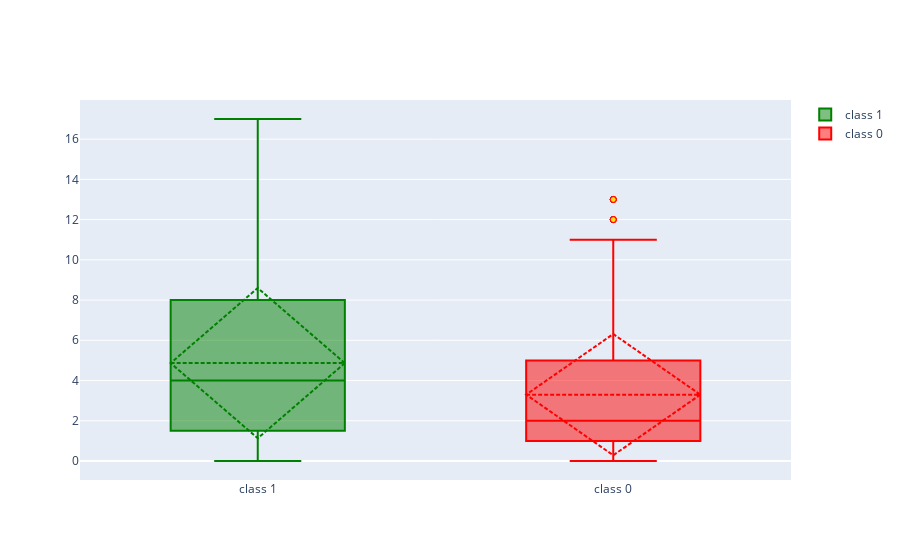

Notebook cell for this chart:
### Code cell
# @complete the body of the function single analysis where @edit markers are displayed, please refer to @post

"""
@pre:
df => pandas dataframe you work on (e.g. df <- diabetes by default but you must change that above :) )
common_num_feature => feature (str) from df for which a box plot, summary statistics and a Welch T test must be applied
discriminative => feature (str) from df that will determine the classes (e.g. 'Outcome' for diabetes but RainTomorrow for data_sharp)
values_disc => list of possible values (classes) of the feature discriminative 

@post: 
does not return anything but produces the desired content for Question 2.3) 
"""

def single_analysis(df,common_num_feature,discriminative,values_disc):
    
    sample = df[common_num_feature].values    
    samples1,samples2 = df[df[discriminative]==values_disc[0]][common_num_feature],df[df[discriminative]==values_disc[1]][common_num_feature]
    
    print(' ')
    print(' => Descriptive Statistics (whole feature + by class)')
    print(' ----------------------------------------------------')
    print(' ')
    print('overall stats. from data')
    
    # @edit here implement the search for descriptive statistics using stats.describe()
    
    print(' ')
    
    for value in values_disc:
        print('overall stats. from data for '+str(value)+' instances')
        # @edit here implement the search for descriptive statistics but only for 
        # records within the class value 
        print( '')

    box_plot_traces = colored_Box(
        data = df,
        classes = values_disc,
        feature = common_num_feature,
        color_scale = ['green','red','blue','black','yellow','orange','purple','magenta'][:len(values_disc)],
        class_column = discriminative

    )
    
    fig = dict(data = box_plot_traces)
    iplot(fig) 
    
    welch_p_value = 1e-1 # @edit here implement a Welch T test with samples1, samples2 and get the p-value 
    
    print(' ')
    print('STATEMENT => @edit with a conclusion <= wrong with (estimated) probability : p = '+"{:.2e}".format(welch_p_value))

def multiple_analysis(df,list_common_num_features,discriminative,values_disc):
    for common_num_feature in list_common_num_features:
        single_analysis(df,common_num_feature,discriminative,values_disc);

def interactive_analysis(list_common_num_features):
    multiple_analysis(df,list_common_num_features,discriminative,values_disc);
        
interact(interactive_analysis,list_common_num_features=myFeatures);

### Figure 1 — Plotly figure (JSON) as saved in the notebook; plotly's stock layout.template omitted (floating-point values rounded to 4 significant figures; data arrays with more than 128 entries replaced by an {"elided": "..."} marker saying what was removed)
{"data": [{"boxmean": "sd", "boxpoints": "suspectedoutliers", "marker": {"color": "green", "outliercolor": "rgba(255, 221, 23, 0.6)"}, "name": "class 1", "type": "box", "y": {"elided": "268 int values"}}, {"boxmean": "sd", "boxpoints": "suspectedoutliers", "marker": {"color": "red", "outliercolor": "rgba(255, 221, 23, 0.6)"}, "name": "class 0", "type": "box", "y": {"elided": "500 int values"}}], "layout": {}}
